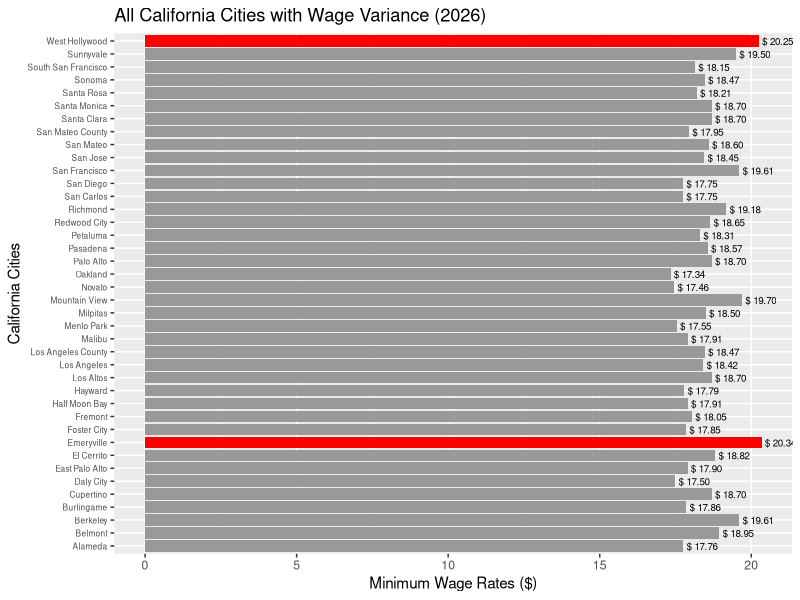
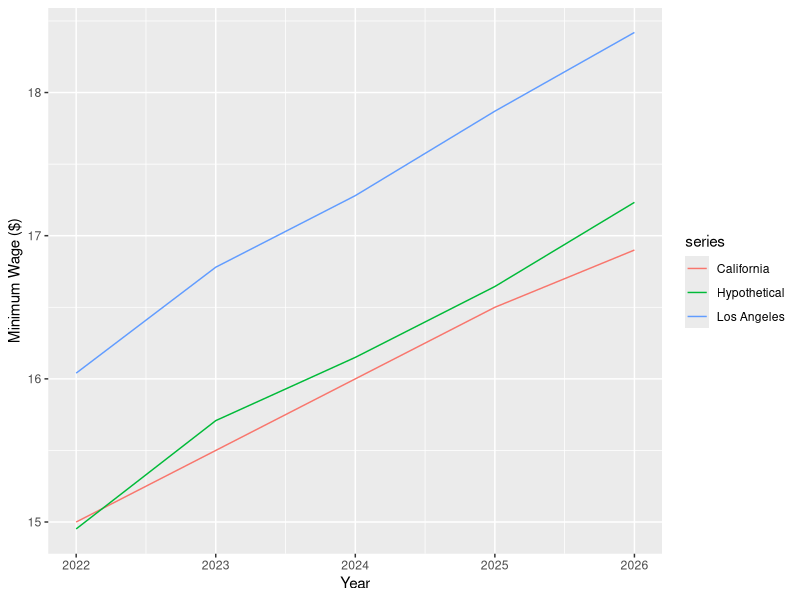

The R script that drew these images, in order:
## ---- chunk 1
# load in packages
library(tidyverse)
library(readr)
library(readxl)

## Index of ALL California Cities/Counties with wage variance

# read in CSV file
cali_wages <- read_csv("CaliforniaCityMinimumWages.csv")
ggplot(cali_wages, aes(x = Rate, y = Locality, fill = grepl("Emeryville|West Hollywood", Locality))) +
  geom_col() +
  geom_text(aes(label = paste("$", format(round(Rate, 2)))),
            hjust = -0.1,
            size = 2.5) +
  scale_fill_manual(values = c("TRUE" = "red", "FALSE" = "grey60"), guide = "none") +
  labs(
    y = "California Cities",
    x = "Minimum Wage Rates ($)",
    title = "All California Cities with Wage Variance (2026)"
  ) +
  theme(
    axis.text.y = element_text(size = 6)
  )
## ---- chunk 2
# read in excel file 
LA_MSA <- read_excel("LA_MSA.xlsx")
# remove unnecessary rows
newLA_df <- LA_MSA[-c(1:10), ] # now df displays CPI-W by month and year 

# make year column as.numeric
newLA_df[[1]] <- as.numeric(newLA_df[[1]], na.rm = TRUE)

# create a function to calculate rates of changes for the past 5 years
avg_function <- function(year) {
  year_col <- newLA_df[[1]]
  prev <- newLA_df[year_col == year - 1, 8:13]
  now <- newLA_df[year_col == year, 2:7]
  mean(as.numeric(c(unlist(prev), unlist(now))), na.rm = TRUE)
}
years <- 2022:2026 # the past 5 years

# create a data frame using the rates from above
rates <- data.frame(
  year = years,
  new_avg = sapply(years, avg_function),
  old_avg = sapply(years - 1, avg_function)
)
rates$x <- rates$new_avg / rates$old_avg # calculate rates of change

# calculate hypothetical minimum wages for the LA MSA area from 2022-2026
year_one <- rates$x[1] * 14.00 # $14.00 was California's statewide minimum wage in 2021
year_two <- rates$x[2] * year_one # 2023
year_three <- rates$x[3] * year_two # 2024
year_four <- rates$x[4] * year_three # 2025
year_five <- rates$x[5] * year_four # 2026

## create data frames for the hypothetical, California actual, and LA actual
hypo_wagedf <- data.frame(
  year = rates$year,
  wage = c(year_one, year_two, year_three, year_four, year_five)
) # hypothetical

cali_wagedf <- data.frame(
  year = rates$year,
  wage = c("15.00", "15.50", "16.00", "16.50", "16.90")
) # california

LA_wagedf <- data.frame(
  year = rates$year,
  wage = c("16.04", "16.78", "17.28", "17.87", "18.42")
) # LA

# rename to create separate columns
hypo_wagedf$series <- "Hypothetical"
cali_wagedf$series <- "California"
LA_wagedf$series <- "Los Angeles"

# collapse into one data frame
all_wages <- rbind(hypo_wagedf, cali_wagedf, LA_wagedf)
all_wages$wage <- as.numeric(all_wages$wage) # convert wages from strings into numbers

# line plot for all wages!
ggplot(all_wages, aes(x = year, y = wage, color = series)) +
  geom_line() +
  labs(
    x = "Year",
    y = "Minimum Wage ($)",
  )
## ---- chunk 3
all_wages2 <- data.frame(
  year = c("2022", "2023", "2024", "2025", "2026"),
  California = c("15.00", "15.50", "16.00", "16.50", "16.90"),
  LosAngeles = c("16.04", "16.78", "17.28", "17.87", "18.42"),
  Hypothetical = c("14.95", "15.71", "16.15", "16.65", "17.23"))
                
all_wages2
